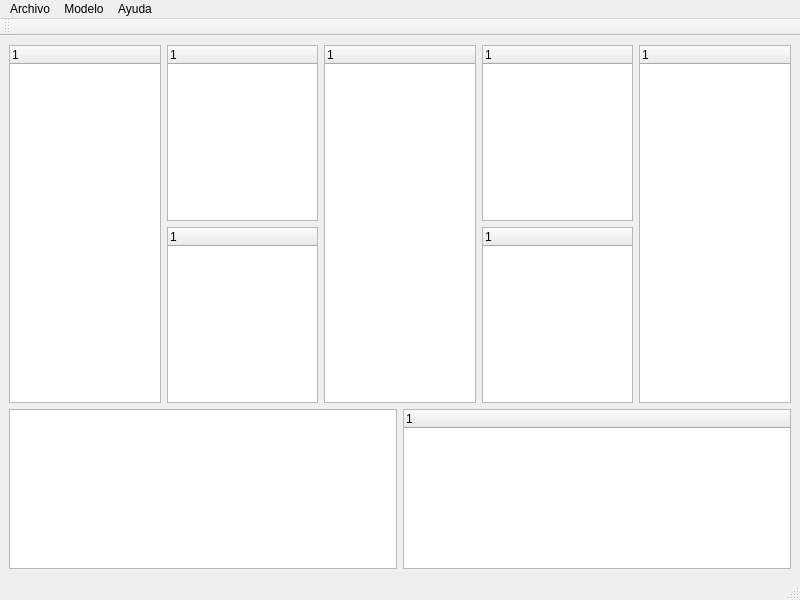
<?xml version="1.0" encoding="UTF-8"?>
<ui version="4.0">
 <class>MainWindow</class>
 <widget class="QMainWindow" name="MainWindow">
  <property name="geometry">
   <rect>
    <x>0</x>
    <y>0</y>
    <width>800</width>
    <height>600</height>
   </rect>
  </property>
  <property name="windowTitle">
   <string>Business optimizacion neural network (BONN)</string>
  </property>
  <widget class="QWidget" name="centralwidget">
   <layout class="QVBoxLayout" name="verticalLayout">
    <item>
     <layout class="QHBoxLayout" name="horizontalLayout_6">
      <item>
       <widget class="QTreeWidget" name="Asociations_treeWidget">
        <column>
         <property name="text">
          <string notr="true">1</string>
         </property>
        </column>
       </widget>
      </item>
      <item>
       <layout class="QVBoxLayout" name="verticalLayout_3">
        <item>
         <widget class="QTreeWidget" name="Actions_treeWidget">
          <column>
           <property name="text">
            <string notr="true">1</string>
           </property>
          </column>
         </widget>
        </item>
        <item>
         <widget class="QTreeWidget" name="Resources_treeWidget">
          <column>
           <property name="text">
            <string notr="true">1</string>
           </property>
          </column>
         </widget>
        </item>
       </layout>
      </item>
      <item>
       <widget class="QTreeWidget" name="Value_treeWidget">
        <column>
         <property name="text">
          <string notr="true">1</string>
         </property>
        </column>
       </widget>
      </item>
      <item>
       <layout class="QVBoxLayout" name="verticalLayout_4">
        <item>
         <widget class="QTreeWidget" name="Relations_treeWidget">
          <column>
           <property name="text">
            <string notr="true">1</string>
           </property>
          </column>
         </widget>
        </item>
        <item>
         <widget class="QTreeWidget" name="Channels_treeWidget">
          <column>
           <property name="text">
            <string notr="true">1</string>
           </property>
          </column>
         </widget>
        </item>
       </layout>
      </item>
      <item>
       <widget class="QTreeWidget" name="Segments_treeWidget">
        <column>
         <property name="text">
          <string notr="true">1</string>
         </property>
        </column>
       </widget>
      </item>
     </layout>
    </item>
    <item>
     <layout class="QHBoxLayout" name="horizontalLayout_2">
      <item>
       <widget class="QTextEdit" name="Costs_textEdit"/>
      </item>
      <item>
       <widget class="QTreeWidget" name="Ingress_treeWidget">
        <column>
         <property name="text">
          <string notr="true">1</string>
         </property>
        </column>
       </widget>
      </item>
     </layout>
    </item>
   </layout>
  </widget>
  <widget class="QMenuBar" name="menubar">
   <property name="geometry">
    <rect>
     <x>0</x>
     <y>0</y>
     <width>800</width>
     <height>22</height>
    </rect>
   </property>
   <widget class="QMenu" name="menuArchivo">
    <property name="title">
     <string>Archivo</string>
    </property>
    <addaction name="actionNuevo"/>
    <addaction name="actionAbrir"/>
    <addaction name="actionGuardar"/>
    <addaction name="actionCerrar"/>
   </widget>
   <widget class="QMenu" name="menuModelo">
    <property name="title">
     <string>Modelo</string>
    </property>
    <addaction name="actionAgregar_elemento"/>
    <addaction name="actionOptimizar"/>
   </widget>
   <widget class="QMenu" name="menuAyuda">
    <property name="title">
     <string>Ayuda</string>
    </property>
   </widget>
   <addaction name="menuArchivo"/>
   <addaction name="menuModelo"/>
   <addaction name="menuAyuda"/>
  </widget>
  <widget class="QStatusBar" name="statusbar"/>
  <widget class="QToolBar" name="toolBar">
   <property name="windowTitle">
    <string>toolBar</string>
   </property>
   <attribute name="toolBarArea">
    <enum>TopToolBarArea</enum>
   </attribute>
   <attribute name="toolBarBreak">
    <bool>false</bool>
   </attribute>
  </widget>
  <action name="actionCerrar">
   <property name="text">
    <string>Cerrar</string>
   </property>
  </action>
  <action name="actionAbrir">
   <property name="text">
    <string>Abrir</string>
   </property>
  </action>
  <action name="actionGuardar">
   <property name="text">
    <string>Guardar</string>
   </property>
  </action>
  <action name="actionAgregar_elemento">
   <property name="text">
    <string>Agregar elemento</string>
   </property>
  </action>
  <action name="actionOptimizar">
   <property name="text">
    <string>Optimizar</string>
   </property>
  </action>
  <action name="actionNuevo">
   <property name="text">
    <string>Nuevo</string>
   </property>
  </action>
 </widget>
 <resources/>
 <connections/>
</ui>
